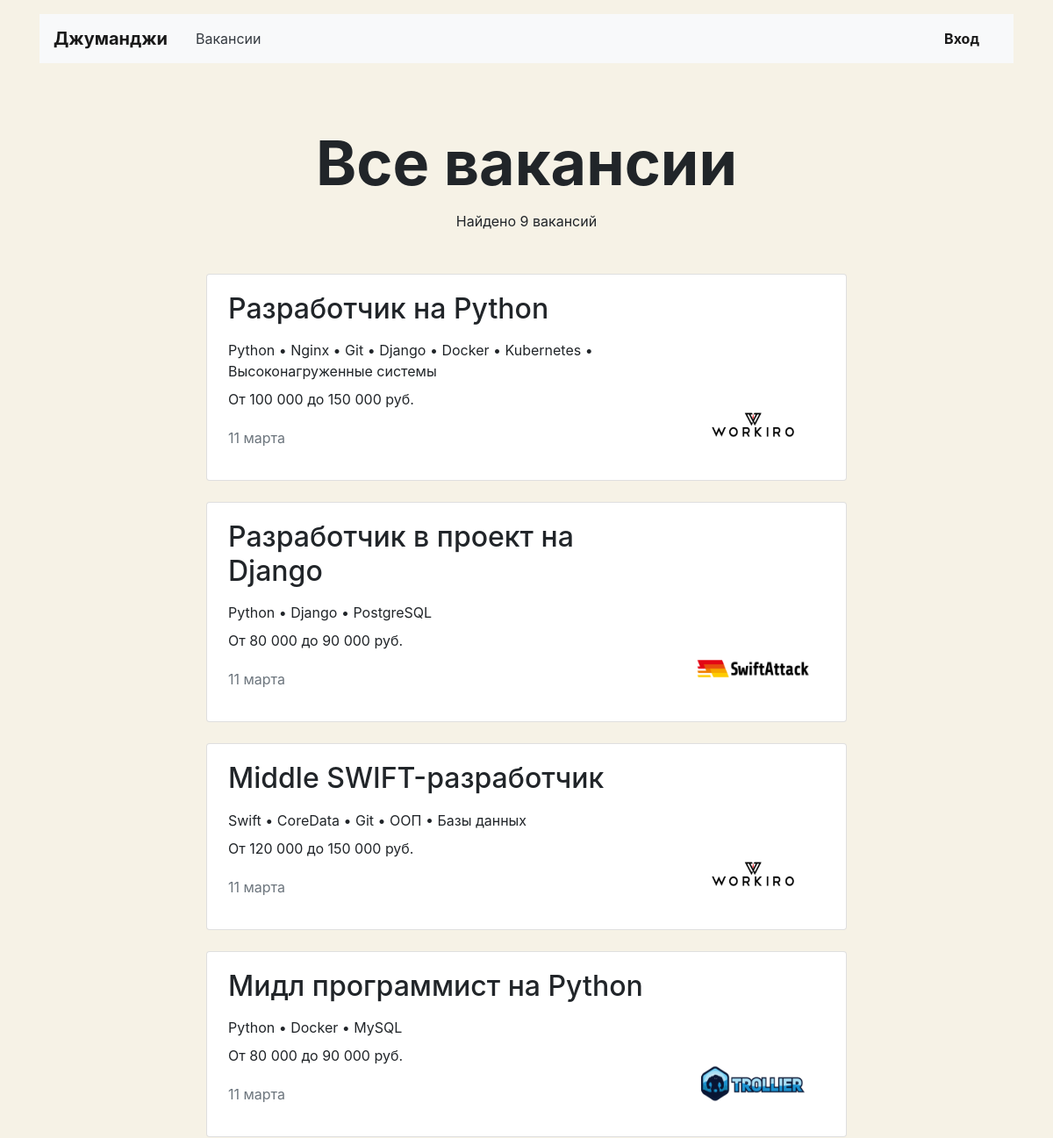
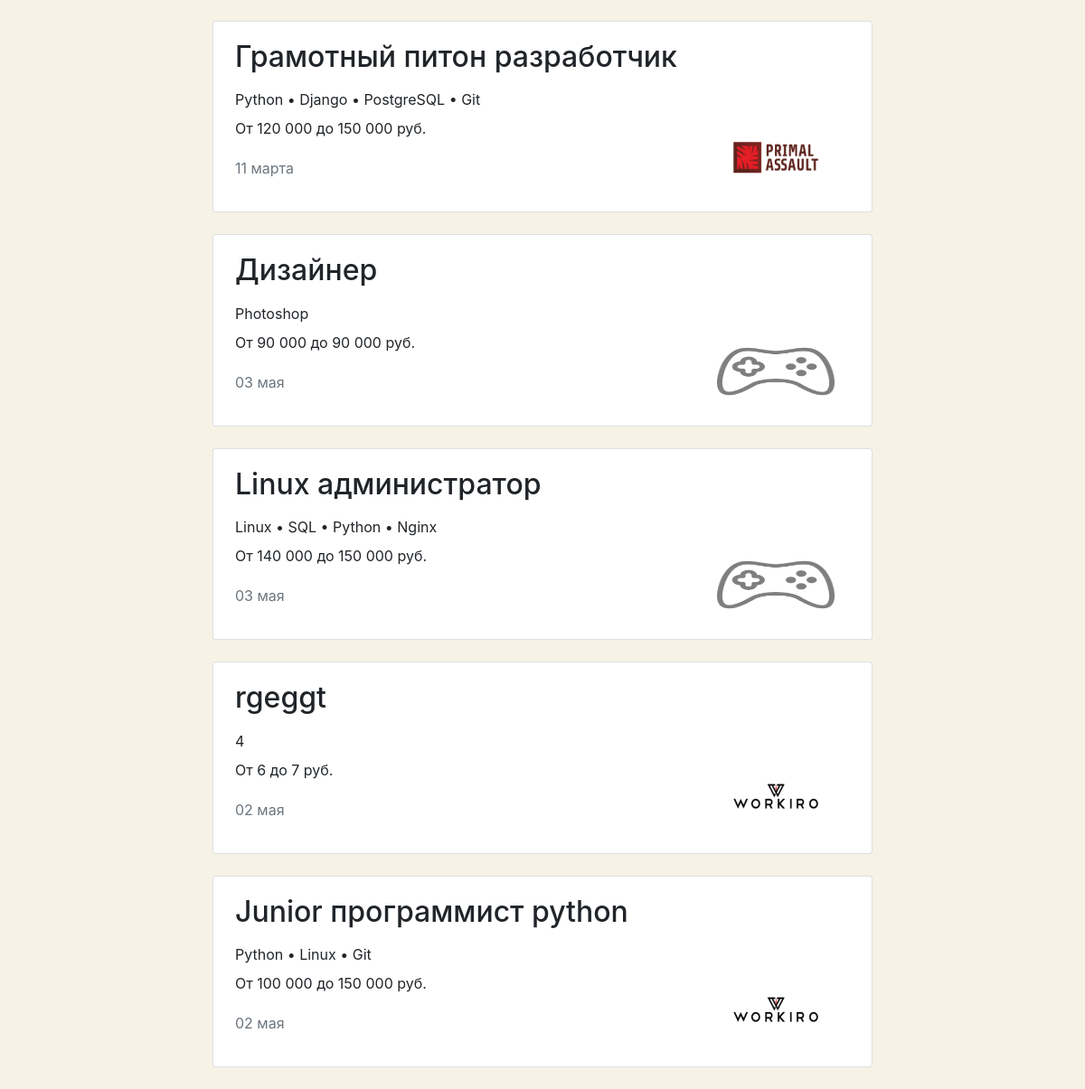
Page /vacancies/ on the committed database (2 pictures, top to bottom).
### stephunter/models.py (models this page shows, shortened)
class Vacancy(models.Model):
    title = models.CharField(max_length=120)
    specialty = models.ForeignKey(Specialty, on_delete=models.CASCADE, related_name='vacancies')
    company = models.ForeignKey(Company, on_delete=models.CASCADE, related_name='vacancies')
    skills = models.CharField(max_length=120)
    description = models.TextField()
    salary_min = models.IntegerField()
    salary_max = models.IntegerField()
    published_at = models.DateField()

class Company(models.Model):
    name = models.CharField(max_length=64)
    location = models.CharField(max_length=64)
    logo = models.ImageField(upload_to=MEDIA_COMPANY_IMAGE_DIR)
    description = models.TextField()
    employee_count = models.IntegerField()
    owner = models.OneToOneField(User, on_delete=models.CASCADE, related_name='user', blank=True, null=True)

### stephunter/views/vacancies.py (the view)
# urls.py: path('vacancies/', VacanciesView.as_view(), name='vacancies'),
class VacanciesView(View):
    def get(self, request):
        title = "Все вакансии"
        vacancies = Vacancy.objects.all()
        return render(request, 'stephunter/vacancy/vacancies.html', context={
            "title": title,
            "vacancies": vacancies,
        })

### stephunter/templatetags/extras.py (called while the page is built)
@register.filter(name='ru_suffix')
def ru_suffix(number, arg):
    nom_sing, gen_sing, gen_plur = arg.split(',')
    if 10 <= number % 100 <= 20:
        return f'{ number } { gen_plur }'
    if number % 10 == 1:
        return f'{ number } { nom_sing }'
    if 2 <= number % 10 <= 4:
        return f'{ number } { gen_sing }'
    return f'{number} {gen_plur}'

@register.filter(name='chg_sep')
def chg_sep(string, sep):
    words = [word.strip() for word in string.split(',')]
    return sep.join(words)

### stephunter/templates/stephunter/vacancy/vacancies.html
{% extends 'stephunter/base.html' %}
{% load humanize %}
{% load extras %}
{% block content %}
  <main class="container mt-3">
    <section>
      <h1 class="h1 text-center mx-auto mt-4 pt-5" style="font-size: 70px;"><strong>{{ title }}</strong></h1>
      <p class="text-center pt-1">Найдено {{ vacancies.count|ru_suffix:'вакансия,вакансии,вакансий' }} </p>
      <div class="row mt-5">
        <div class="col-12 col-lg-8 offset-lg-2 m-auto">
          {% for vacancy in vacancies %}
          <div class="card mb-4">
            <div class="card-body px-4">
              <div class="row">
                <div class="col-12 col-md-8 col-lg-9" onClick="window.location.href='{% url 'vacancy' vacancy.id %}'">
                  <h2 class="h2 pb-2">{{ vacancy.title }}</h2>
                  <p class="mb-2">{{ vacancy.skills|chg_sep:" • " }}</p>
                  <p>От {{ vacancy.salary_min|intcomma }} до {{ vacancy.salary_max|intcomma }} руб.</p>
                  <p class="text-muted pt-1">{{ vacancy.published_at|date:"d E" }}</p>
                </div>
                <div class="col-12 col-md-4 col-lg-3 d-flex align-items-end">
                  <a href="{% url 'company' vacancy.company.id %}"><img src="{{ vacancy.company.logo.url }}" width="130" height="80" alt=""></a>
                </div>
              </div>
            </div>
          </div>
          {% endfor %}
        </div>
      </div>
    </section>
  </main>
{% endblock %}

### stephunter/templates/stephunter/base.html (style rules this page uses)
body { background-color: #F6F2E6; }

### rows in the picture
Vacancy: title "Разработчик на Python", skills|chg_sep "Python • Nginx • Git • Django • Docker • Kubernetes • Высоконагруженные системы", salary_min "100 000", salary_max "150 000", published_at "11 марта", company.logo (picture)
Vacancy: title "Разработчик в проект на Django", skills|chg_sep "Python • Django • PostgreSQL", salary_min "80 000", salary_max "90 000", published_at "11 марта", company.logo (picture)
Vacancy: title "Middle SWIFT-разработчик", skills|chg_sep "Swift • CoreData • Git • ООП • Базы данных", salary_min "120 000", salary_max "150 000", published_at "11 марта", company.logo (picture)
Vacancy: title "Мидл программист на Python", skills|chg_sep "Python • Docker • MySQL", salary_min "80 000", salary_max "90 000", published_at "11 марта", company.logo (picture)
Vacancy: title "Грамотный питон разработчик", skills|chg_sep "Python • Django • PostgreSQL • Git", salary_min "120 000", salary_max "150 000", published_at "11 марта", company.logo (picture)
Vacancy: title "Дизайнер", skills|chg_sep "Photoshop", salary_min "90 000", salary_max "90 000", published_at "03 мая", company.logo (picture)
Vacancy: title "Linux администратор", skills|chg_sep "Linux • SQL • Python • Nginx", salary_min "140 000", salary_max "150 000", published_at "03 мая", company.logo (picture)
Vacancy: title "rgeggt", skills|chg_sep "4", salary_min "6", salary_max "7", published_at "02 мая", company.logo (picture)
Vacancy: title "Junior программист python", skills|chg_sep "Python • Linux • Git", salary_min "100 000", salary_max "150 000", published_at "02 мая", company.logo (picture)

### other values in the picture
{{ title }} "Все вакансии"
{{ vacancies.count|ru_suffix:'вакансия,вакансии,вакансий' }} "9 вакансий"
